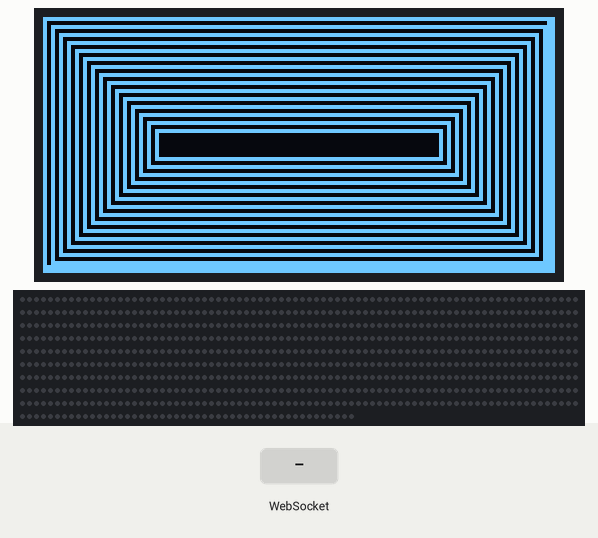
The program below on a simulated ESP32-C3. On the bench: 128×64 one-colour display, 768 RGB LEDs in strip order, left to right, continuing on the next row. The test bench sets the inputs (shaded band). Dim RGB values are drawn brighter than linear; WiFi joins after 1.5 s; servers stay silent unless stated; not simulated (calls return 0 or success): credential.h; what the program prints to the serial monitor is not drawn.

Above: at 0.5 s.
At 4.7 s:
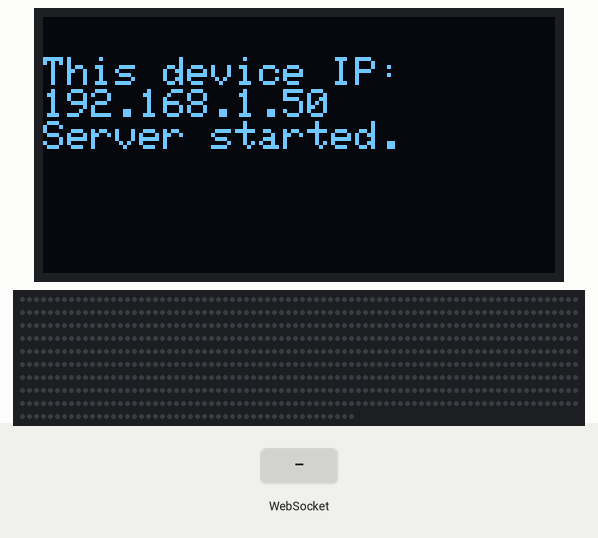
4.8 s: WebSocket text "1" received
At 5.2 s:
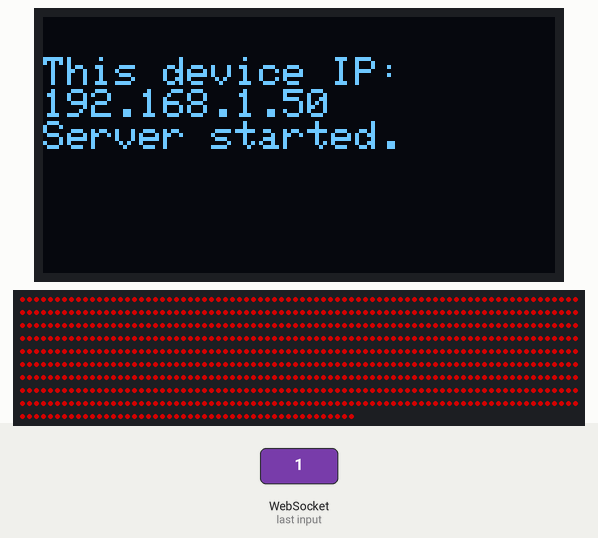
Timing chart, 0 to 7.8 s (numbered marks = the images above; inputs shaded):
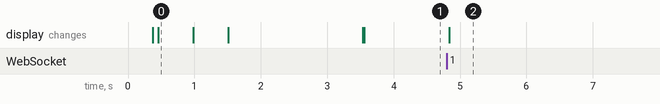

Measured:
- what the display in image 0 shows lasts 0.5 s, from 0.5 s to 1.0 s

The program:

main.cpp
```cpp
#include "main.h"
#include <Arduino.h>
#include <Wire.h>
// the oled display
#include <Adafruit_SSD1306.h>
// the wifi
#include <WiFi.h>
#include <AsyncTCP.h>
#include <ESPAsyncWebServer.h>

// the main led
#include <FastLED.h>

#include "credential.h"
#include "config.h"
#include "web.h"

Adafruit_SSD1306 display(SCREEN_WIDTH, SCREEN_HEIGHT, &Wire, OLED_RESET);

CRGB leds[NUM_LEDS];

AsyncWebServer server(80);
AsyncWebSocket ws("/ws");


void someTask(void *parameters)
{
  Serial.println("Some Task");
  delay(1000);
}

void setup()
{
  pinMode(GPIO_NUM_3, INPUT_PULLDOWN);
  Wire.setPins(GPIO_NUM_4, GPIO_NUM_5);
  Wire.begin();
  Serial.begin(115200);

  // init display
  if (!display.begin(SSD1306_SWITCHCAPVCC, 0x3C))
  { // Address 0x3D for 128x64
    Serial.println(F("SSD1306 allocation failed"));
    for (;;)
      ;
  }
  oledCheck();
  // delay(1000);

  // Init LEDs
  FastLED.addLeds<WS2812B, LED_BOARD_DATA_PIN, GRB>(leds, NUM_LEDS);

  // connect wifi
  display.setTextSize(1);
  display.setTextColor(WHITE);
  display.clearDisplay();
  display.setCursor(0, 10);
  display.println("Connecting to WiFi");
  display.display();

  WiFi.mode(WIFI_STA);
  WiFi.begin(WIFI_SSID, WIFI_PASSWORD);

  Serial.print("Connecting to WiFi");
  while (WiFi.status() != WL_CONNECTED)
  {
    Serial.print('.');
    display.print('.');
    delay(1000);
  }

  auto lanIP = WiFi.localIP();
  Serial.println(lanIP);

  display.clearDisplay();
  display.setCursor(0, 10);
  display.println("This device IP:");
  display.println(lanIP.toString());
  display.display();


  initWebSocket(&server, &ws);
  server.on("/", HTTP_GET, [](AsyncWebServerRequest *request){
    request->send(200, "text/html", "<p>Hello</p>");
  });

  // Start web server
  server.begin();
  display.println("Server started.");
  display.display();

  // xTaskCreate(ledScroller, "led_scroll", 1024, NULL, 0, NULL);
}

void loop()
{
  printf(".");
  vTaskDelay(1000 / portTICK_RATE_MS);

}

void ledScroller(void *parameters)
{
  while (1)
  {
    for (int i = 0; i < NUM_LEDS; i++)
    {
      leds[i] = CRGB::Green;
      FastLED.show();
      delay(2);
    }
    for (int i = 0; i < NUM_LEDS; i++)
    {
      leds[i] = CRGB::Red;
      FastLED.show();
      delay(2);
    }
  }
}

void oledCheck()
{
  Serial.println("Checking OLED");
  display.clearDisplay();

  for (int16_t i = 0; i < display.height() / 2 - 2; i += 2)
  {
    display.drawRect(i, i, display.width() - 2 * i, display.height() - 2 * i,
                           SSD1306_WHITE);
    display.display();
    delay(1);
  }
  display.drawRect(0, 0, display.width() - 1, display.height() - 1, SSD1306_WHITE);
  display.display();
  delay(500);
  display.fillRect(0, 0, display.width() - 1, display.height() - 1, SSD1306_WHITE);
  display.display();
  delay(500);
  display.clearDisplay();
}
```

led.cpp
```cpp
// ws bits format

/*
format | data
00 |  00 ff 00 ff ...

Format 00: (individual mode)
     led 0         led 1    led 2    ...
00 |  11 22 33 | 11 22 33 | 11 22 33 ...
      r  g  b    r  g  b    r  g  b  ...


Format 01: (fill all mode)
01 |  ff ff ff
      r  g  b


*/
```

main.h
```cpp
void oledCheck();

void ledScroller(void *parameters);
```

web.cpp
```cpp
#include "web.h"
#include "config.h"
#include <FastLED.h>
#include <base64.hpp>

void initWebSocket(AsyncWebServer *server, AsyncWebSocket *ws)
{
    ws->onEvent(onWebEvent);
    server->addHandler(ws);
}

void onWebEvent(AsyncWebSocket *server, AsyncWebSocketClient *client, AwsEventType type,
                void *arg, uint8_t *data, size_t len)
{
    switch (type)
    {
    case WS_EVT_CONNECT:
        Serial.printf("WebSocket client #%u connected from %s\n", client->id(), client->remoteIP().toString().c_str());
        break;
    case WS_EVT_DISCONNECT:
        Serial.printf("WebSocket client #%u disconnected\n", client->id());
        break;
    case WS_EVT_DATA:
        handleWebSocketMessage(NULL, arg, data, len);
        break;
    case WS_EVT_PONG:
    case WS_EVT_ERROR:
        break;
    }
}

void handleWebSocketMessage(AsyncWebSocket *ws, void *arg, uint8_t *data, size_t len)
{
    AwsFrameInfo *info = (AwsFrameInfo *)arg;
    if (info->final && info->index == 0 && info->len == len && info->opcode == WS_TEXT)
    {
        uint8_t ledData[3];
        unsigned char base64[3] = {0};
        for (int i = 0; i < len; i++)
        {
           base64[i] = data[i];
        }
        decode_base64(base64, ledData);


        CRGB *leds = FastLED.leds();
        CRGB color = CRGB(ledData[0], ledData[1], ledData[2]);

        // set color to all led
        for (int i = 0; i < NUM_LEDS; i++){
            leds[i] = color;
        }
        FastLED.show();


        // if (strcmp((char*)data, "toggle") == 0) {
        //   Serial.println("Toggling LED");
        //   ws->textAll(String("toggled"));
        // }
    }
}
```

web.h
```cpp
#include <ESPAsyncWebServer.h>

void initWebSocket(AsyncWebServer *server, AsyncWebSocket *ws);
void onWebEvent(AsyncWebSocket *server, AsyncWebSocketClient *client, AwsEventType type,
             void *arg, uint8_t *data, size_t len);

void handleWebSocketMessage(AsyncWebSocket *ws, void *arg, uint8_t *data, size_t len);
```

config.h
```cpp
// IO Pins
#define LED_BOARD_DATA_PIN GPIO_NUM_1

// OLED things
#define SCREEN_WIDTH 128 // OLED display width, in pixels
#define SCREEN_HEIGHT 64 // OLED display height, in pixels

#define OLED_RESET -1 // Reset pin # (or -1 if sharing Arduino reset pin)

// LED things
#define NUM_LEDS 768 // 256*3
```
